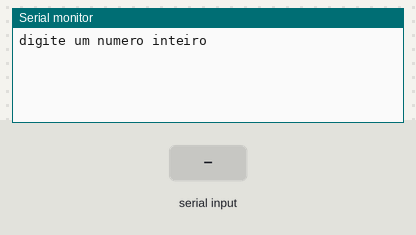
The sketch below on a simulated Arduino Uno, built with avr-gcc and run on an emulated ATmega328P. Shown: the last lines printed to the serial monitor. Inputs (shaded band) come from the test bench.

Above: at 1.2 s.
1.3 s: "90,45\n" received over Serial
At 1.9 s:
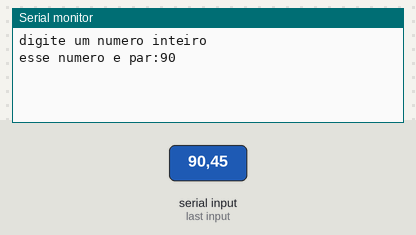
5.8 s: "30,150\n" received over Serial
At 8.6 s:
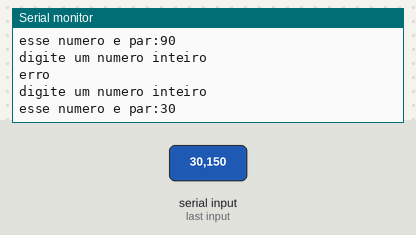

The sketch:

if_simples_e_composto_61.ino
```cpp
long numero;
void setup()
{
  Serial.begin(9600);
}

void loop()
{
  Serial.println("digite um numero inteiro");
  while (!Serial.available());
  numero = Serial.parseInt();


  long numerof = numero % 2;

  if (numerof == 0 ) {
    Serial.println("esse numero e par:" + String(numero));
} else {
    Serial.println("erro");
  }

  delay(3000);
}
```

Measured:
- after the input at 1.3 s, the serial monitor: prints a new line at once (image 1)
- after the input at 5.8 s, the serial monitor: prints a new line after 1.5 s (image 2)
